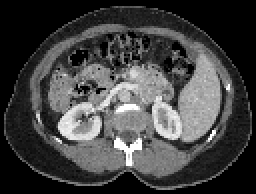
%> input picture Random Bloody Walks/CTAbdomen.png, 128 x 97 px, shrunk from 464 x 350 before the run (shown 2 times larger)
$ octave runRandomWalks.m   (GNU Octave 9; MATLAB toolbox functions it lacks are replaced by stand-ins)
%> lines starting %> are read from the running program, lines starting %| are printed output that depends on the picture; in (x1, y1, x2, y2) boxes, pixels count from 0 and x2, y2 are one past the last pixel; in counts of white or black regions, pixels touching at a corner belong together; the program's own positions count from 1
### Random Bloody Walks/loadStaticSeeds.m
function [ seeds labels ] = loadStaticSeeds(  )
%LOADSTATICSEEDS Load predefined seeds from files
%   For demonstration purpose and if Image Processing Toolbox not available
%   Seed placement for Random Walks algorithm
%   Author: Athanasios Karamalis
%   Date: 08.05.2012
%   CAMP II - Advanced Image Segmentation
FG = im2double(imread('CTAbdomenForeground.png'));
seedsFG = find(FG<=0);
labelFG = zeros(length(seedsFG),1);
labelFG = labelFG + 1;

BG = im2double(imread('CTAbdomenBackground.png'));
seedsBG = find(BG<=0);
labelBG = zeros(length(seedsBG),1);
labelBG = labelBG + 2;

seeds = [seedsFG; seedsBG];
labels = [labelFG; labelBG];

end

### Random Bloody Walks/showSeeds.m
function showSeeds(A,seeds,labels)
h = figure; imagesc(A); colormap gray;
hold on
[seedsy,seedsx] = ind2sub(size(A),seeds(:));
plot(seedsx(labels==1),seedsy(labels==1),'rx');
plot(seedsx(labels==2),seedsy(labels==2),'gx');
title('Seeds. Red:Foreground, Green: Background')
end

### Random Bloody Walks/solveRw.m
function [probabilities, mask, colx, coly, values, W, Lu, Bt, M, diagonal, L] = solveRw(A,seeds,labels,beta)
seedsSort = sort(seeds);
%% Compute the edge weights with 4 neighbour connectivity
%Calculate the weights for each pair of neighbours
sizeA = size(A);
colx = [];
coly = [];
values = [];
numPixels = sizeA(1)*sizeA(2);

diagonal = zeros(numPixels,1);

for j=1:sizeA(2) %We go through the columns first
    for i=1:sizeA(1) %Then the rows
        %Current neighbour
        cValue = A(i,j); %current Value
        cIndex = sub2ind(sizeA, i,j); %currentIndex
        %Check the values for

        %Neighbour 1 i j-1
        %Neighbour 2 i-1 j
        %Both have already been computed

        %Neighbour 3 i+1 j
        ni = i+1;
        nj = j;
        if (ni > 0 && nj > 0) && (ni <=sizeA(1) && nj <=sizeA(2))
            wij = abs(cValue - A(ni,nj));
            %Store the value on the matrix
            %Store it on [sub2ind(i,j) sub2ind(ni,nj)]
            cIndexNeighbour = sub2ind(sizeA, ni,nj);
            colx = [colx,cIndex];
            coly = [coly, cIndexNeighbour];
            values = [values, wij];
            %Store it on [sub2ind(ni,nj) sub2ind(i,j)]
            colx = [colx, cIndexNeighbour];
            coly = [coly,cIndex];
            values = [values,wij];
        end

        %Neighbour 4 i j+1
        ni = i;
        nj = j+1;
        if (ni > 0 && nj > 0) && (ni <=sizeA(1) && nj <=sizeA(2))
            wij = abs(cValue - A(ni,nj));
            %Store the value on the matrix
            %Store it on [sub2ind(i,j) sub2ind(ni,nj)]
            cIndexNeighbour = sub2ind(sizeA, ni,nj);
            colx = [colx,cIndex];
            coly = [coly, cIndexNeighbour];
            values = [values, wij];
            %Store it on [sub2ind(ni,nj) sub2ind(i,j)]
            colx = [colx, cIndexNeighbour];
            coly = [coly,cIndex];
            values = [values,wij];
        end
    end
end

minW = min(values);
maxW = max(values);
% values
%Normalize the weights
%Compute the exponential weights
values = (values - minW)./(maxW - minW + eps);
values = exp(-beta*values) + 1e-6;
% values
disp('End computations W')

%%Recompute L
tamValues = size(values,2);
%index to use in find
% tamValuesArray = 1:tamValues;

%number of pixels, values for the diagonal
%%Method one for computing the diagonal
% [10 lines of commented-out code are left out]

W = sparse(colx, coly, values);

% keyboard

% whos W
%Method 2 for computing the diagonal

 diagonal = sum(W,2);
disp('End computations diagonal')

%Create a matrix
numPixelsArray = 1:numPixels;
L = sparse(numPixelsArray, numPixelsArray, diagonal');
L = L - W;

%% Assemble Lu and Bt by selecting rows and columns corresponding to unmarked nodes in the Graph-Laplacian
%%Lu should be sparse
sizeSeeds = size(seeds);
Lu = [];
Bt = [];
indexNoSeeds=[];
for s=1:sizeSeeds(1)
    if s==1
        if seedsSort(s)~=1
            Lu = [Lu; L(1:seedsSort(s)-1,:)];
            Bt= [Bt; L(1:seedsSort(s)-1,:)];
            indexNoSeeds= [indexNoSeeds, 1:seedsSort(s)-1];
        end
    else
        Lu = [Lu; L(seedsSort(s-1)+1:seedsSort(s)-1,:)];
        Bt= [Bt; L(seedsSort(s-1)+1:seedsSort(s)-1,:)];
        indexNoSeeds = [indexNoSeeds, seedsSort(s-1)+1:seedsSort(s)-1];
    end
end

%Last seed till the very end
Lu = [Lu; L(seedsSort(s)+1:end,:)];
Bt = [Bt; L(seedsSort(s)+1:end,:)];
indexNoSeeds = [indexNoSeeds, seedsSort(s)+1:numPixels];
%Go through the columns
Lu2 = [];
Bt2 = [];
for s=1:sizeSeeds(1)
    if s==1
        if seedsSort(s)~=1
            Lu2 = [Lu2,Lu(:,1:seedsSort(s)-1)];
        end
    else
        Lu2 = [Lu2, Lu(:,seedsSort(s-1)+1:seedsSort(s)-1)];
    end
    Bt2 = [Bt2,Bt(:,seedsSort(s))];
end
Lu2 = [Lu2, Lu(:,seedsSort(s)+1:end)];
Lu = Lu2;
Bt = Bt2;
Lu = sparse(Lu);
Bt = sparse(Bt);

% whos Lu
% whos Bt
disp('End Lu Bt')

%% Assemble M by creating a matrix, with one column per label
%%M should be sparse
M = zeros(sizeSeeds(1),2);
sorted = [seeds labels];
sorted = sortrows(sorted);
for s=1:sizeSeeds(1)
    M(s,sorted(s,2)) = 1;
end
M = sparse(M);
disp('End M')

%% Assemble the system of linear equations for solving the RandomWalks
%%problem
b = -Bt*M;
disp('End b')
%% Solve the linear system using backslash
probabilities = Lu\b;
mask = zeros(sizeA);
% mask2 = zeros(sizeA);
% mask3 = zeros(sizeA);
for s=1:sizeSeeds(1)
    [i,j] = ind2sub(sizeA, sorted(s,1)); %Position
    mask(i,j) = sorted(s,2); %Label
% [5 lines of commented-out code are left out]
end
disp('End mask1')

for pix=1:size(indexNoSeeds,2)
   if probabilities(pix,1) > probabilities(pix,2)
       labelPix = 1;
   else
       labelPix = 2;
   end
    [i,j] = ind2sub(sizeA, indexNoSeeds(pix));
    mask(i,j) = labelPix;
%     mask2(i,j) = b(pix,1);
%     mask3(i,j) = b(pix,2);
end
figure
imagesc(mask)

% [5 lines of commented-out code are left out]
end

### Random Bloody Walks/showSegOutlineMorph.m
function showSegOutlineMorph( img, mask, width )
%SHOWSEGOUTLINEMORPH Segmentation outline based on morphological
%operations.
%   Author: Athanasios Karamalis
%   Date: 08.05.2012
%   CAMP II - Advanced Image Segmentation
%
%   This is more robust than using the gradient. The contour width can also
%   be specified.
if(width<=0)
    error('Width <=0');
end


mask2 = mask;
mask2(mask2==2) = 0;
Dilate = bwmorph(mask2,'dilate');
for i=1:width
    Dilate = bwmorph(Dilate,'dilate');
end

Erode = bwmorph(mask2,'erode');
for i=1:width
    Erode = bwmorph(Erode,'erode');
end

border = zeros(size(mask));
border(Dilate) = 1;
border(Erode) = 0;

imgMarkup=img(:,:,1);
imgMarkup( border == 1) = 1;

imgTmp1=img(:,:,1);
imgTmp1(border == 1) = 0;
imgMarkup(:,:,2)=imgTmp1;
imgMarkup(:,:,3)=imgTmp1;

imgMarkup = (imgMarkup - min(imgMarkup(:)) ) ./ (max(imgMarkup(:)) - min(imgMarkup(:)));
figure;
%imshow(imgMarkup); %High res
imagesc(imgMarkup);
colormap('gray')
axis equal
axis tight
axis off


end

### Random Bloody Walks/runRandomWalks.m
%   Random Walks for Image Segmentation - Example
%
%   Author: Athanasios Karamalis
%   Date: 08.05.2012
%   CAMP II - Advanced Image Segmentation
%
%   Based on the paper:
%   Leo Grady, "Random Walks for Image Segmentation", IEEE Trans. on Pattern
%   Analysis and Machine Intelligence, Vol. 28, No. 11, pp. 1768-1783,
%   Nov., 2006.
%
%   Available at: http://www.cns.bu.edu/~lgrady/grady2006random.pdf
%   Original code available at http://cns.bu.edu/~lgrady/software.html


% clear all
clc; clear all; close all;

% Load image
A = im2double(imread('CTAbdomen.png'));
%> A: size 97x128 double; min 0, max 1, mean 0.259

% [8 lines of commented-out code are left out]
isManualSeeding = false;

if(isManualSeeding)
    h = figure; imagesc(A); colormap gray;
    % [8 lines of commented-out code are left out]

format long
     seeds = [1:10,91:100]';
     labels = [ones(1,10),2*ones(1,10)]';

% seeds = [1,4,8,9]';
% labels = [1,1,2,2]';

% Create vectors of seeds and labels for Random Walks
    seeds = [seedF; seedB];
    labels = [labelF; labelB];
else
    % Alternatively, load seeds from files
    [ seeds labels ] = loadStaticSeeds();
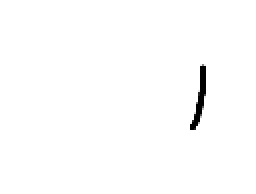
%> input picture Random Bloody Walks/CTAbdomenForeground.png, 128 x 97 px, shrunk from 464 x 350 before the run (shown 2 times larger)
%> in loadStaticSeeds, `seedsFG = find(FG<=0);`: seedsFG = 92 values from 9278 to 9940
%> in loadStaticSeeds, `labelFG = labelFG + 1;`: labelFG = 92 values from 1 to 1
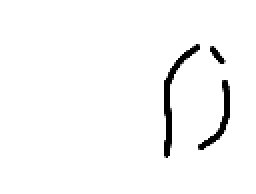
%> input picture Random Bloody Walks/CTAbdomenBackground.png, 128 x 97 px, shrunk from 464 x 350 before the run (shown 2 times larger)
%> in loadStaticSeeds, `seedsBG = find(BG<=0);`: seedsBG = 306 values from 7996 to 11116
%> in loadStaticSeeds, `labelBG = labelBG + 2;`: labelBG = 306 values from 2 to 2
%> in loadStaticSeeds, `seeds = [seedsFG; seedsBG];`: seeds = 398 values, max 11116 at index 398, min 7996 at index 93, mean 9436.1
%> in loadStaticSeeds, `labels = [labelFG; labelBG];`: labels = 398 values from 1 to 2
%> labels = 398 values from 1 to 2
end

% Show seeds
showSeeds(A,seeds,labels);
%> in showSeeds, `[seedsy,seedsx] = ind2sub(size(A),seeds(:));`: seedsy = 398 values, max 79 at index 154, min 23 at index 265, mean 50.76; seedsx = 398 values, max 115 at index 387, min 83 at index 93, mean 97.76
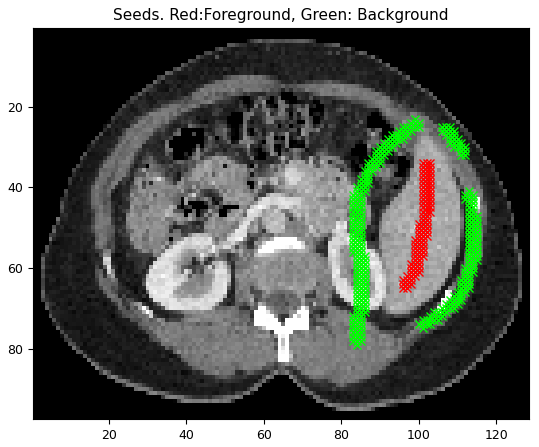
%> figure redrawn from the program's plot data

% Solve random walks problem
[ probabilities, mask, colx, coly, values, W, Lu, Bt, M, diagonal, L] = solveRw( A,seeds,labels,90);
%> in solveRw, `seedsSort = sort(seeds);`: seedsSort = 398 values from 7996 to 11116
%> after the loop in solveRw, `for j=1:sizeA(2)`: cIndexNeighbour = 12416; wij = 0
%> in solveRw, `maxW = max(values);`: maxW = 0.925
%> in solveRw, `sorted = [seeds labels];`: sorted = 398 rows, first 12: [9278 1; 9279 1; 9280 1; 9374 1; 9375 1; 9376 1; 9377 1; 9468 1; 9469 1; 9470 1; 9471 1; 9472 1]
%> in solveRw, `sorted = sortrows(sorted);`: sorted = 398 rows, first 12: [7996 2; 7997 2; 7998 2; 7999 2; 8000 2; 8001 2; 8002 2; 8003 2; 8004 2; 8005 2; 8006 2; 8007 2]
%> after the loop in solveRw, `for s=1:sizeSeeds(1)`: M = 398 rows, first 12: [0 1; 0 1; 0 1; 0 1; 0 1; 0 1; 0 1; 0 1; 0 1; 0 1; 0 1; 0 1]
%> the loop in solveRw, `for s=1:sizeSeeds(1)` made 398 passes
%> (i, j) on passes 1 to 3: (42, 83), (43, 83), (44, 83)
%> after the loop in solveRw, `for s=1:sizeSeeds(1)`:
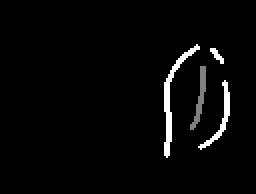
%> mask: size 97x128 double (shown 2 times larger); min 0, max 2, mean 0.0567; drawn with min black and max white
%> after the loop in solveRw, `for pix=1:size(indexNoSeeds,2)`:
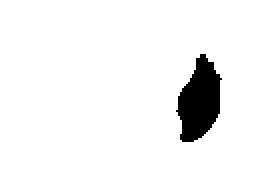
%> mask: size 97x128 double (shown 2 times larger); values 1 (black) and 2 (white), 94.8% white; 1 black region, box (x1, y1, x2, y2) and area: (88, 27, 111, 71) 651
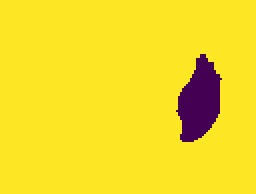
%> displayed picture: size 97x128x3, on the screen's scale of 0 to 255 (shown 2 times larger); mean R, G, B 243.3, 218.9, 39.5

% Show segmentation result
showSegOutlineMorph( A, mask, 1 );
%> in showSegOutlineMorph, `Dilate = bwmorph(mask2,'dilate');`: Dilate: size 97x128 logical; 6.4% white; 1 white region, box (x1, y1, x2, y2) and area: (87, 26, 112, 72) 791
%> in showSegOutlineMorph, `Erode = bwmorph(mask2,'erode');`: Erode: size 97x128 logical; 4.2% white; 1 white region, box (x1, y1, x2, y2) and area: (90, 28, 109, 70) 521
%> in showSegOutlineMorph, `border(Dilate) = 1;`: border: size 97x128 double; values 0 (black) and 1 (white), 7.6% white; 1 white region, box (x1, y1, x2, y2) and area: (86, 25, 113, 73) 939
%> in showSegOutlineMorph, `border(Erode) = 0;`: border: size 97x128 double; values 0 (black) and 1 (white), 4.3% white; 1 white region, box (x1, y1, x2, y2) and area: (86, 25, 113, 73) 535
%> in showSegOutlineMorph, `imgMarkup( border == 1) = 1;`: imgMarkup: size 97x128 double; min 0, max 1, mean 0.282
%> in showSegOutlineMorph, `imgTmp1(border == 1) = 0;`: imgTmp1: size 97x128 double; min 0, max 1, mean 0.239
%> in showSegOutlineMorph, `imgMarkup(:,:,3)=imgTmp1;`:
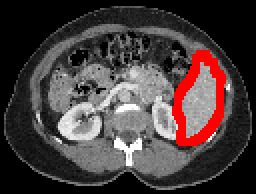
%> imgMarkup: size 97x128x3 double (shown 2 times larger); mean R, G, B 0.282, 0.239, 0.239
